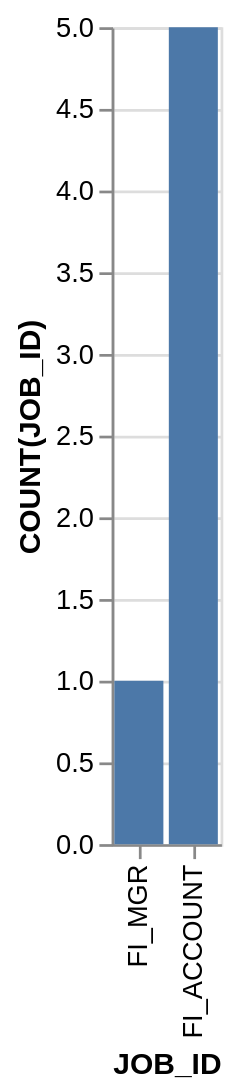

The Vega-Lite source for this figure:
### Vega-Lite specification from a JSON file in a GitHub repository (floating-point values rounded to 4 significant figures)
{"data": {"values": [{"x_data": "FI_ACCOUNT", "y_data": 5}, {"x_data": "FI_MGR", "y_data": 1}]}, "mark": "bar", "encoding": {"x": {"field": "x_data", "type": "nominal", "title": "JOB_ID", "sort": {"op": "sum", "field": "y_data", "order": "ascending"}}, "y": {"field": "y_data", "type": "quantitative", "title": "COUNT(JOB_ID)"}}}
